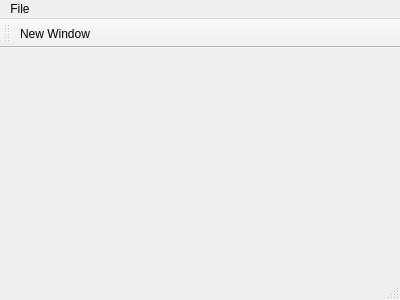
<?xml version="1.0" encoding="UTF-8"?>
<ui version="4.0">
 <class>MainWindow</class>
 <widget class="QMainWindow" name="MainWindow">
  <property name="geometry">
   <rect>
    <x>0</x>
    <y>0</y>
    <width>400</width>
    <height>300</height>
   </rect>
  </property>
  <property name="windowTitle">
   <string>MainWindow</string>
  </property>
  <widget class="QWidget" name="centralWidget"/>
  <widget class="QMenuBar" name="menuBar">
   <property name="geometry">
    <rect>
     <x>0</x>
     <y>0</y>
     <width>400</width>
     <height>22</height>
    </rect>
   </property>
   <widget class="QMenu" name="menuFile">
    <property name="title">
     <string>File</string>
    </property>
    <addaction name="actionNew_Window"/>
   </widget>
   <addaction name="menuFile"/>
  </widget>
  <widget class="QStatusBar" name="statusBar"/>
  <widget class="QToolBar" name="toolBar">
   <property name="windowTitle">
    <string>toolBar</string>
   </property>
   <attribute name="toolBarArea">
    <enum>TopToolBarArea</enum>
   </attribute>
   <attribute name="toolBarBreak">
    <bool>true</bool>
   </attribute>
   <addaction name="actionNew_Window"/>
  </widget>
  <action name="actionNew_Window">
   <property name="text">
    <string>New Window</string>
   </property>
  </action>
 </widget>
 <layoutdefault spacing="6" margin="11"/>
 <resources/>
 <connections/>
</ui>
